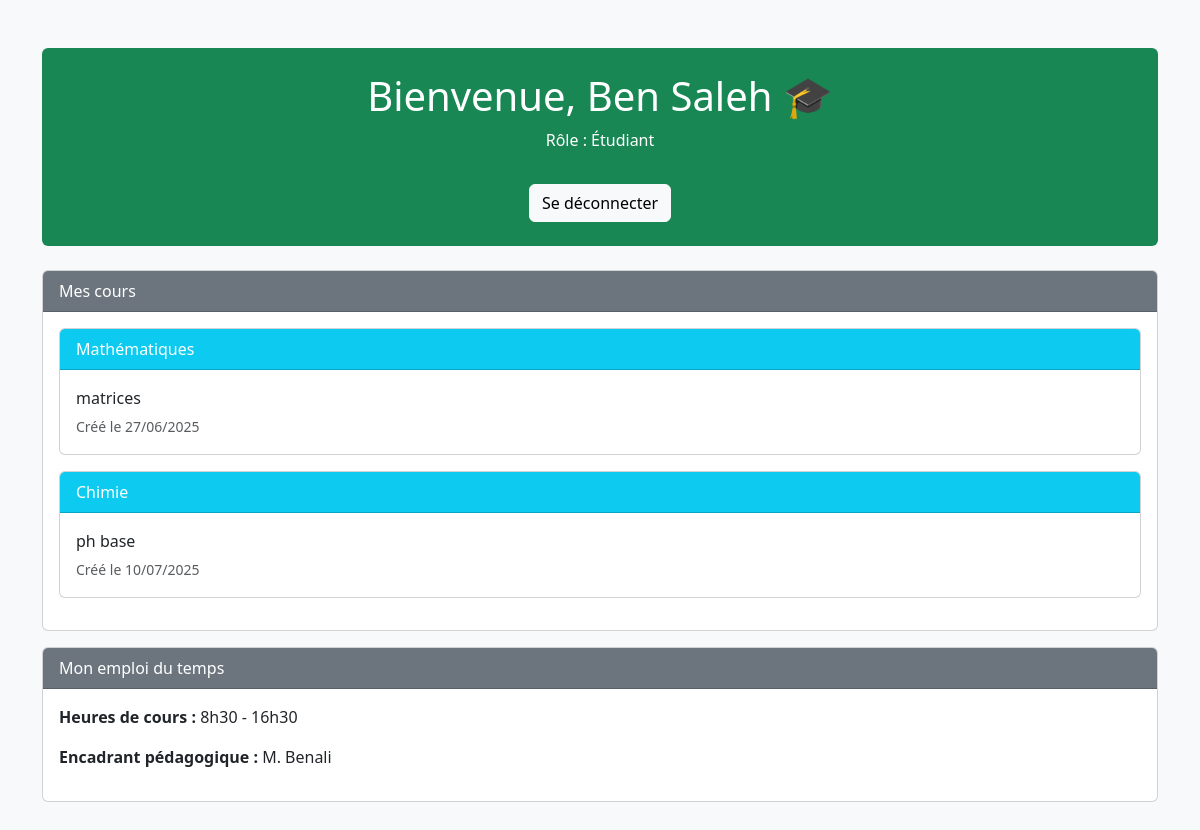
Screenshot of /dashboard_etudiant.php (signed in) with the database file from the repository.
### tables this page shows
CREATE TABLE `cours` (
  `id` int(11) NOT NULL COMMENT 'Identifiant du cours',
  `titre` varchar(255) NOT NULL COMMENT 'Titre du cours',
  `description` text DEFAULT NULL COMMENT 'Description du cours',
  `date_creation` date NOT NULL COMMENT 'Date d''ajout',
  `id_etudiant` int(11) NOT NULL COMMENT 'Étudiant concerné'
);

### dashboard_etudiant.php (the view, shortened to what this page needs)
<?php
$etudiant_id = $_SESSION['user_id'];
$nom_utilisateur = $_SESSION['nom'] ?? "Utilisateur";
$conn = new mysqli("localhost", "root", "", "gestion_projets");
$sql = "SELECT titre, description, date_creation FROM cours WHERE id_etudiant = ?";
$stmt = $conn->prepare($sql);
$stmt->bind_param("i", $etudiant_id);
$stmt->execute();
$result = $stmt->get_result();
$cours = $result->fetch_all(MYSQLI_ASSOC);
?>
<!DOCTYPE html>
<html lang="fr">
<head><meta charset="UTF-8" /><title>Dashboard Étudiant</title>
<link href="https://cdn.jsdelivr.net/npm/bootstrap@5.3.0/dist/css/bootstrap.min.css" rel="stylesheet" /></head>
<body class="bg-light">
<div class="container my-5">
<div class="bg-success text-white p-4 rounded text-center">
<h1>Bienvenue, <?= htmlspecialchars($nom_utilisateur) ?> 🎓</h1>
<p>Rôle : Étudiant</p>
<a href="logout.php" class="btn btn-light mt-3">Se déconnecter</a></div>
<div class="mt-4">
<div class="card mb-3"><div class="card-header bg-secondary text-white">Mes cours</div>
<div class="card-body">
<?php if (count($cours) > 0): foreach ($cours as $row): ?>
<div class="card mb-3">
<div class="card-header bg-info text-white"> <?= htmlspecialchars($row['titre']) ?> </div>
<div class="card-body">
<p class="mb-1"><?= nl2br(htmlspecialchars($row['description'])) ?></p>
<small class="text-muted">Créé le <?= date('d/m/Y', strtotime($row['date_creation'])) ?></small>
</div></div>
<?php endforeach; else: ?>
<div class="alert alert-warning text-center">Aucun cours assigné pour le moment.</div>
<?php endif; ?>
</div></div>
<div class="card"><div class="card-header bg-secondary text-white">Mon emploi du temps</div>
<div class="card-body">
<p><strong>Heures de cours :</strong> 8h30 - 16h30</p>
<p><strong>Encadrant pédagogique :</strong> M. Benali</p>
</div></div></div></div></body></html>

### rows the page displays
cours: titre "Mathématiques", description "matrices", date_creation "27/06/2025"
cours: titre "Chimie", description "ph base", date_creation "10/07/2025"

### other values shown
$nom_utilisateur "Ben Saleh"
